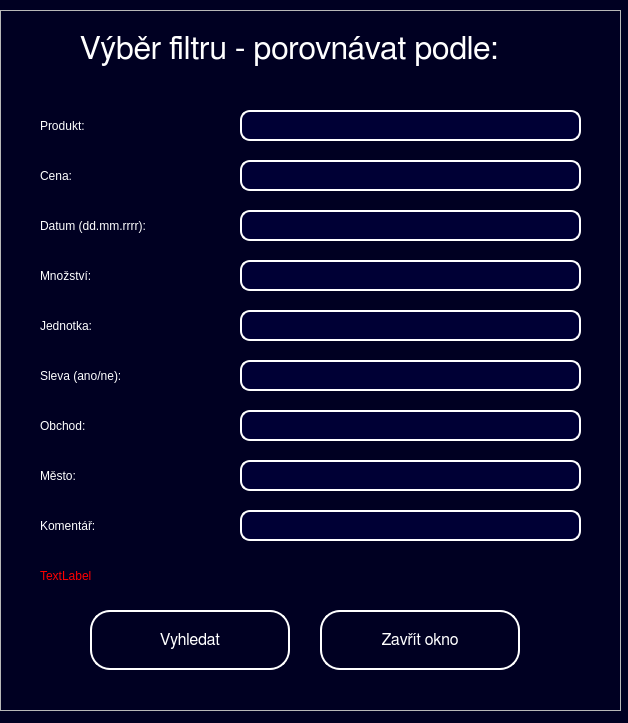
<?xml version="1.0" encoding="UTF-8"?>
<ui version="4.0">
 <class>Filter</class>
 <widget class="QWidget" name="Filter">
  <property name="geometry">
   <rect>
    <x>0</x>
    <y>0</y>
    <width>628</width>
    <height>723</height>
   </rect>
  </property>
  <property name="windowTitle">
   <string>Nákupní Lístek JV</string>
  </property>
  <property name="styleSheet">
   <string notr="true">QWidget#Filter {
background-color: rgb(0, 0, 34);
}

QLabel#Instructions {
color: rgb(255, 255, 255);
font: 24pt &quot;FreeSans&quot;;
}

QLabel#Price {
color: rgb(255, 255, 255);
font: 16pt &quot;FreeSans&quot;;
}

QLabel#Date {
color: rgb(255, 255, 255);
font: 16pt &quot;FreeSans&quot;;
}

QLabel#Discount {
color: rgb(255, 255, 255);
font: 16pt &quot;FreeSans&quot;;
}

QLabel#Amount{
color: rgb(255, 255, 255);
font: 16pt &quot;FreeSans&quot;;
}

QLabel#City {
color: rgb(255, 255, 255);
font: 16pt &quot;FreeSans&quot;;
}

QLabel#Unit {
color: rgb(255, 255, 255);
font: 16pt &quot;FreeSans&quot;;
}

QLabel#Shop {
color: rgb(255, 255, 255);
font: 16pt &quot;FreeSans&quot;;
}

QLabel#Comment {
color: rgb(255, 255, 255);
font: 16pt &quot;FreeSans&quot;;
}

QLabel#Product {
color: rgb(255, 255, 255);
font: 16pt &quot;FreeSans&quot;;
}

QPushButton#Button_Search{
color: rgb(255, 255, 255);
border-color: rgb(255, 255, 255);
border: 2px solid rgb(255, 255, 255);
border-radius: 20px;
font: 12pt &quot;FreeSans&quot;;
}

QPushButton#Button_Back{
color: rgb(255, 255, 255);
border-color: rgb(255, 255, 255);
border: 2px solid rgb(255, 255, 255);
border-radius: 20px;
font: 12pt &quot;FreeSans&quot;;
}

QPushButton:hover#Button_Search{
border: 3px solid rgb(255, 255, 255);
background-color: rgb(0, 0, 53);
}

QPushButton:hover#Button_Back{
border: 3px solid rgb(255, 255, 255);
background-color: rgb(0, 0, 53);
}

QLineEdit:hover#Product_choose,
QLineEdit:hover#Price_choose,
QLineEdit:hover#Date_choose,
QLineEdit:hover#Amount_choose,
QLineEdit:hover#Unit_choose,
QLineEdit:hover#Discount_choose,
QLineEdit:hover#Comment_choose,
QLineEdit:hover#City_choose,
QLineEdit:hover#Shop_choose{
border: 3px solid rgb(255, 255, 255);
}


QLineEdit#Product_choose,
QLineEdit#Price_choose,
QLineEdit#Date_choose,
QLineEdit#Amount_choose,
QLineEdit#Unit_choose,
QLineEdit#Discount_choose,
QLineEdit#Comment_choose,
QLineEdit#City_choose,
QLineEdit#Shop_choose
{
color: rgb(255, 255, 255);
font: 14pt &quot;FreeSans&quot;;
border: 2px solid rgb(255, 255, 255);
background-color: rgb(0, 0, 53);
border-radius: 10px;
padding-left: 20px;
padding-right: 20px;
}


QLabel#Message{
color: rgb(255, 0, 0);
font: 16pt &quot;FreeSans&quot;;
}</string>
  </property>
  <widget class="QFrame" name="frame">
   <property name="geometry">
    <rect>
     <x>0</x>
     <y>10</y>
     <width>621</width>
     <height>701</height>
    </rect>
   </property>
   <property name="styleSheet">
    <string notr="true"/>
   </property>
   <property name="frameShape">
    <enum>QFrame::StyledPanel</enum>
   </property>
   <property name="frameShadow">
    <enum>QFrame::Raised</enum>
   </property>
   <widget class="QLabel" name="Instructions">
    <property name="geometry">
     <rect>
      <x>80</x>
      <y>20</y>
      <width>451</width>
      <height>39</height>
     </rect>
    </property>
    <property name="font">
     <font>
      <family>FreeSans</family>
      <pointsize>24</pointsize>
      <weight>50</weight>
      <italic>false</italic>
      <bold>false</bold>
     </font>
    </property>
    <property name="styleSheet">
     <string notr="true"/>
    </property>
    <property name="text">
     <string>Výběr filtru - porovnávat podle:</string>
    </property>
   </widget>
   <widget class="QLineEdit" name="Product_choose">
    <property name="geometry">
     <rect>
      <x>240</x>
      <y>100</y>
      <width>341</width>
      <height>31</height>
     </rect>
    </property>
   </widget>
   <widget class="QLabel" name="Product">
    <property name="geometry">
     <rect>
      <x>40</x>
      <y>100</y>
      <width>161</width>
      <height>31</height>
     </rect>
    </property>
    <property name="text">
     <string>Produkt:</string>
    </property>
   </widget>
   <widget class="QLabel" name="Message">
    <property name="geometry">
     <rect>
      <x>40</x>
      <y>550</y>
      <width>541</width>
      <height>31</height>
     </rect>
    </property>
    <property name="text">
     <string>TextLabel</string>
    </property>
   </widget>
   <widget class="QPushButton" name="Button_Search">
    <property name="enabled">
     <bool>true</bool>
    </property>
    <property name="geometry">
     <rect>
      <x>90</x>
      <y>600</y>
      <width>200</width>
      <height>60</height>
     </rect>
    </property>
    <property name="font">
     <font>
      <family>FreeSans</family>
      <pointsize>12</pointsize>
      <weight>50</weight>
      <italic>false</italic>
      <bold>false</bold>
     </font>
    </property>
    <property name="cursor">
     <cursorShape>PointingHandCursor</cursorShape>
    </property>
    <property name="styleSheet">
     <string notr="true"/>
    </property>
    <property name="text">
     <string>Vyhledat</string>
    </property>
   </widget>
   <widget class="QPushButton" name="Button_Back">
    <property name="enabled">
     <bool>true</bool>
    </property>
    <property name="geometry">
     <rect>
      <x>320</x>
      <y>600</y>
      <width>200</width>
      <height>60</height>
     </rect>
    </property>
    <property name="font">
     <font>
      <family>FreeSans</family>
      <pointsize>12</pointsize>
      <weight>50</weight>
      <italic>false</italic>
      <bold>false</bold>
     </font>
    </property>
    <property name="cursor">
     <cursorShape>PointingHandCursor</cursorShape>
    </property>
    <property name="styleSheet">
     <string notr="true"/>
    </property>
    <property name="text">
     <string>Zavřít okno</string>
    </property>
   </widget>
   <widget class="QLabel" name="Price">
    <property name="geometry">
     <rect>
      <x>40</x>
      <y>150</y>
      <width>161</width>
      <height>31</height>
     </rect>
    </property>
    <property name="text">
     <string>Cena:</string>
    </property>
   </widget>
   <widget class="QLabel" name="Date">
    <property name="geometry">
     <rect>
      <x>40</x>
      <y>200</y>
      <width>201</width>
      <height>31</height>
     </rect>
    </property>
    <property name="text">
     <string>Datum (dd.mm.rrrr):</string>
    </property>
   </widget>
   <widget class="QLabel" name="Amount">
    <property name="geometry">
     <rect>
      <x>40</x>
      <y>250</y>
      <width>161</width>
      <height>31</height>
     </rect>
    </property>
    <property name="text">
     <string>Množství:</string>
    </property>
   </widget>
   <widget class="QLabel" name="Unit">
    <property name="geometry">
     <rect>
      <x>40</x>
      <y>300</y>
      <width>161</width>
      <height>31</height>
     </rect>
    </property>
    <property name="text">
     <string>Jednotka:</string>
    </property>
   </widget>
   <widget class="QLabel" name="Discount">
    <property name="geometry">
     <rect>
      <x>40</x>
      <y>350</y>
      <width>161</width>
      <height>31</height>
     </rect>
    </property>
    <property name="text">
     <string>Sleva (ano/ne):</string>
    </property>
   </widget>
   <widget class="QLabel" name="Shop">
    <property name="geometry">
     <rect>
      <x>40</x>
      <y>400</y>
      <width>161</width>
      <height>31</height>
     </rect>
    </property>
    <property name="text">
     <string>Obchod:</string>
    </property>
   </widget>
   <widget class="QLabel" name="City">
    <property name="geometry">
     <rect>
      <x>40</x>
      <y>450</y>
      <width>161</width>
      <height>31</height>
     </rect>
    </property>
    <property name="text">
     <string>Město:</string>
    </property>
   </widget>
   <widget class="QLabel" name="Comment">
    <property name="geometry">
     <rect>
      <x>40</x>
      <y>500</y>
      <width>161</width>
      <height>31</height>
     </rect>
    </property>
    <property name="text">
     <string>Komentář:</string>
    </property>
   </widget>
   <widget class="QLineEdit" name="Price_choose">
    <property name="geometry">
     <rect>
      <x>240</x>
      <y>150</y>
      <width>341</width>
      <height>31</height>
     </rect>
    </property>
   </widget>
   <widget class="QLineEdit" name="Date_choose">
    <property name="geometry">
     <rect>
      <x>240</x>
      <y>200</y>
      <width>341</width>
      <height>31</height>
     </rect>
    </property>
   </widget>
   <widget class="QLineEdit" name="Amount_choose">
    <property name="geometry">
     <rect>
      <x>240</x>
      <y>250</y>
      <width>341</width>
      <height>31</height>
     </rect>
    </property>
   </widget>
   <widget class="QLineEdit" name="Unit_choose">
    <property name="geometry">
     <rect>
      <x>240</x>
      <y>300</y>
      <width>341</width>
      <height>31</height>
     </rect>
    </property>
   </widget>
   <widget class="QLineEdit" name="Discount_choose">
    <property name="geometry">
     <rect>
      <x>240</x>
      <y>350</y>
      <width>341</width>
      <height>31</height>
     </rect>
    </property>
   </widget>
   <widget class="QLineEdit" name="City_choose">
    <property name="geometry">
     <rect>
      <x>240</x>
      <y>450</y>
      <width>341</width>
      <height>31</height>
     </rect>
    </property>
   </widget>
   <widget class="QLineEdit" name="Comment_choose">
    <property name="geometry">
     <rect>
      <x>240</x>
      <y>500</y>
      <width>341</width>
      <height>31</height>
     </rect>
    </property>
   </widget>
   <widget class="QLineEdit" name="Shop_choose">
    <property name="geometry">
     <rect>
      <x>240</x>
      <y>400</y>
      <width>341</width>
      <height>31</height>
     </rect>
    </property>
   </widget>
  </widget>
 </widget>
 <resources/>
 <connections/>
</ui>
